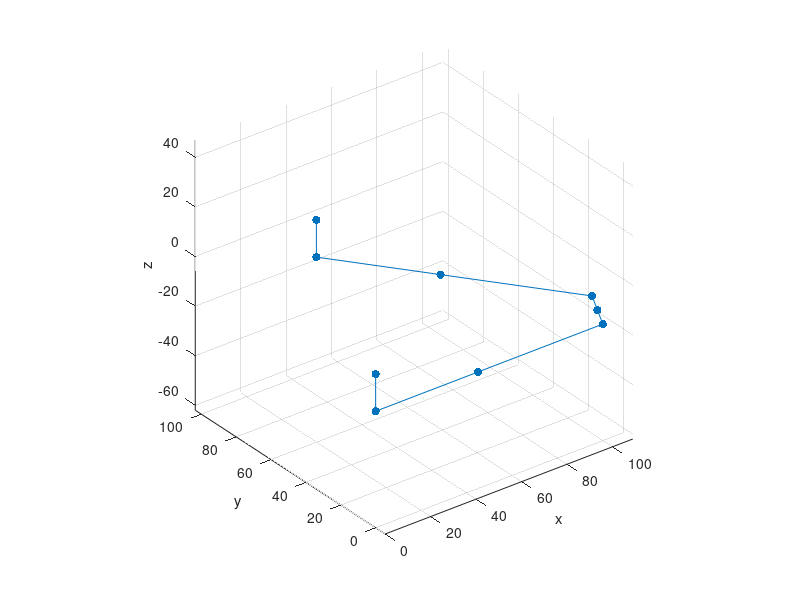

Recreate this plot in MATLAB.
%% ATLAS Kneeling Model
%%% DH Tables

clc; clear all;

    % Test import of XML frame data from DRC Sim.
    % THIS IS THROWING AN ERROR! DOMNode = xmlread(data);
   
    % Both legs
    d =     [-15,0,0,0,0,0,0,0,0,0,0,0,0,15];
    theta = [0,0,0,0,0,-90,0,0,0,-90,0,0,0,0];
    a =     [0,0,45,55,0,0,-10,-10,0,0,55,45,0,0];
    alpha = [0,90,0,0,-90,-90,0,0,90,-90,0,0,90,0];
    
    numberOfLinks = length(d);
    data = struct;
    
    % Create matrices for 3D plot
    x = zeros(1, numberOfLinks+1);
    y = zeros(1, numberOfLinks+1);
    z = zeros(1, numberOfLinks+1);

    % Create transform matrix to next linkage and transform matrix from
    % base. Create p vector.
    for i = 1:numberOfLinks
        % Rotate about z-axis.
        Rz = [cos(theta(1,i)) -sin(theta(1,i)) 0 0; sin(theta(1,i)) cos(theta(1,i)) 0 0; 0 0 1 0; 0 0 0 1];
        % Translate along z-axis.
        Tz = [1 0 0 0; 0 1 0 0; 0 0 1 d(1,i); 0 0 0 1];
        % Translate along x-axis.
        Tx = [1 0 0 a(i); 0 1 0 0; 0 0 1 0; 0 0 0 1]; 
        % Rotate about x-axis.
        Rx = [1 0 0 0; 0 cos(alpha(1,i)) -sin(alpha(1,i)) 0; 0 sin(alpha(1,i)) cos(alpha(1,i)) 0; 0 0 0 1];

        % Calculate transform matrix to next linkage.
        data(i).stepTransform = Rz*Tz*Tx*Rx;

        % If it is the first step transform (0 to 1), then the base frame
        % transform matrix is the same. Otherwise, calculate the new base
        % frame transform matrix from the previos one, and the new
        % transform matrix to next linkage.
        if(i==1)
            data(i).baseTransform = data(i).stepTransform;
        elseif (i>1)
            data(i).baseTransform = data(i-1).baseTransform*data(i).stepTransform;
        end
        
        % Zero vector.
        p0 = [0; 0; 0; 1];
        % Calculate the p-vector of the current linakge.
        data(i).p = data(i).baseTransform*p0;
        
        p = data(i).p;
        x(1,i+1) = p(1);
        y(1,i+1) = p(2);
        z(1,i+1) = p(3);
    end

    figure;
    scatter3(x,y,z,'filled');
    line(x,y,z);
    xlabel('x');
    ylabel('y');
    zlabel('z');
    axis equal;